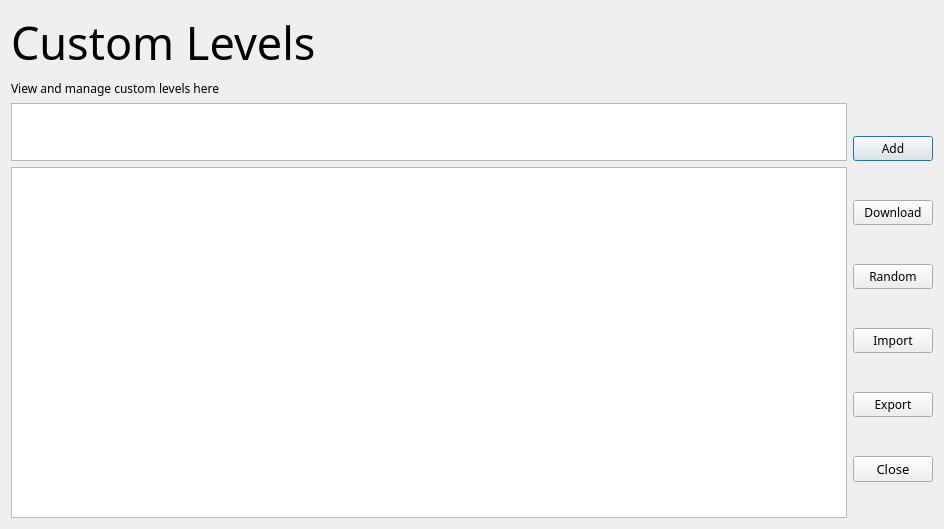
<?xml version="1.0" encoding="UTF-8"?>
<ui version="4.0">
 <class>levelManager</class>
 <widget class="QDialog" name="levelManager">
  <property name="windowModality">
   <enum>Qt::WindowModality::NonModal</enum>
  </property>
  <property name="geometry">
   <rect>
    <x>0</x>
    <y>0</y>
    <width>944</width>
    <height>529</height>
   </rect>
  </property>
  <property name="minimumSize">
   <size>
    <width>0</width>
    <height>0</height>
   </size>
  </property>
  <property name="maximumSize">
   <size>
    <width>10000</width>
    <height>10000</height>
   </size>
  </property>
  <property name="font">
   <font>
    <family>Comfortaa</family>
    <hintingpreference>PreferNoHinting</hintingpreference>
   </font>
  </property>
  <property name="windowTitle">
   <string>Edit Custom Levels</string>
  </property>
  <property name="windowIcon">
   <iconset resource="../assets/assets.qrc">
    <normaloff>:/base/images/wikiLYNX_logo.svg</normaloff>:/base/images/wikiLYNX_logo.svg</iconset>
  </property>
  <property name="modal">
   <bool>false</bool>
  </property>
  <layout class="QVBoxLayout" name="verticalLayout_3">
   <item>
    <widget class="QLabel" name="label">
     <property name="font">
      <font>
       <family>Courier Prime</family>
       <pointsize>34</pointsize>
       <italic>false</italic>
       <bold>false</bold>
       <hintingpreference>PreferNoHinting</hintingpreference>
      </font>
     </property>
     <property name="text">
      <string>Custom Levels</string>
     </property>
    </widget>
   </item>
   <item>
    <widget class="QLabel" name="label_2">
     <property name="text">
      <string>View and manage custom levels here</string>
     </property>
    </widget>
   </item>
   <item>
    <layout class="QHBoxLayout" name="horizontalLayout">
     <property name="spacing">
      <number>6</number>
     </property>
     <property name="rightMargin">
      <number>0</number>
     </property>
     <item>
      <layout class="QVBoxLayout" name="verticalLayout_2" stretch="0,1">
       <item>
        <widget class="QListWidget" name="header">
         <property name="maximumSize">
          <size>
           <width>16777215</width>
           <height>58</height>
          </size>
         </property>
         <property name="baseSize">
          <size>
           <width>200</width>
           <height>45</height>
          </size>
         </property>
         <property name="verticalScrollBarPolicy">
          <enum>Qt::ScrollBarPolicy::ScrollBarAlwaysOff</enum>
         </property>
        </widget>
       </item>
       <item>
        <widget class="QListWidget" name="list">
         <property name="verticalScrollBarPolicy">
          <enum>Qt::ScrollBarPolicy::ScrollBarAsNeeded</enum>
         </property>
         <property name="horizontalScrollBarPolicy">
          <enum>Qt::ScrollBarPolicy::ScrollBarAsNeeded</enum>
         </property>
         <property name="sizeAdjustPolicy">
          <enum>QAbstractScrollArea::SizeAdjustPolicy::AdjustToContents</enum>
         </property>
        </widget>
       </item>
      </layout>
     </item>
     <item>
      <layout class="QVBoxLayout" name="verticalLayout">
       <property name="spacing">
        <number>6</number>
       </property>
       <item>
        <widget class="QPushButton" name="addButton">
         <property name="maximumSize">
          <size>
           <width>16777215</width>
           <height>16777215</height>
          </size>
         </property>
         <property name="text">
          <string>Add</string>
         </property>
         <property name="icon">
          <iconset theme="add"/>
         </property>
        </widget>
       </item>
       <item>
        <widget class="QPushButton" name="downloadButton">
         <property name="maximumSize">
          <size>
           <width>16777215</width>
           <height>16777215</height>
          </size>
         </property>
         <property name="toolTip">
          <string>Download Custom Levels from DAWN Archives</string>
         </property>
         <property name="text">
          <string>Download</string>
         </property>
         <property name="icon">
          <iconset theme="download"/>
         </property>
        </widget>
       </item>
       <item>
        <widget class="QPushButton" name="randomButton">
         <property name="text">
          <string>Random</string>
         </property>
         <property name="icon">
          <iconset theme="shuffle"/>
         </property>
        </widget>
       </item>
       <item>
        <widget class="QPushButton" name="loadButton">
         <property name="maximumSize">
          <size>
           <width>16777215</width>
           <height>16777215</height>
          </size>
         </property>
         <property name="statusTip">
          <string>Load Levels from local file</string>
         </property>
         <property name="whatsThis">
          <string/>
         </property>
         <property name="text">
          <string>Import</string>
         </property>
         <property name="icon">
          <iconset theme="import"/>
         </property>
         <property name="checkable">
          <bool>false</bool>
         </property>
         <property name="default">
          <bool>false</bool>
         </property>
         <property name="flat">
          <bool>false</bool>
         </property>
        </widget>
       </item>
       <item>
        <widget class="QPushButton" name="exportButton">
         <property name="maximumSize">
          <size>
           <width>16777215</width>
           <height>16777215</height>
          </size>
         </property>
         <property name="statusTip">
          <string>Export levels to file</string>
         </property>
         <property name="whatsThis">
          <string/>
         </property>
         <property name="text">
          <string>Export</string>
         </property>
         <property name="icon">
          <iconset theme="export"/>
         </property>
        </widget>
       </item>
       <item>
        <widget class="QPushButton" name="closeButton">
         <property name="maximumSize">
          <size>
           <width>16777215</width>
           <height>16777215</height>
          </size>
         </property>
         <property name="font">
          <font>
           <family>Comfortaa</family>
           <pointsize>10</pointsize>
           <bold>false</bold>
           <hintingpreference>PreferNoHinting</hintingpreference>
          </font>
         </property>
         <property name="text">
          <string>Close</string>
         </property>
         <property name="icon">
          <iconset theme="close"/>
         </property>
        </widget>
       </item>
      </layout>
     </item>
    </layout>
   </item>
  </layout>
 </widget>
 <resources>
  <include location="../assets/assets.qrc"/>
 </resources>
 <connections/>
</ui>
